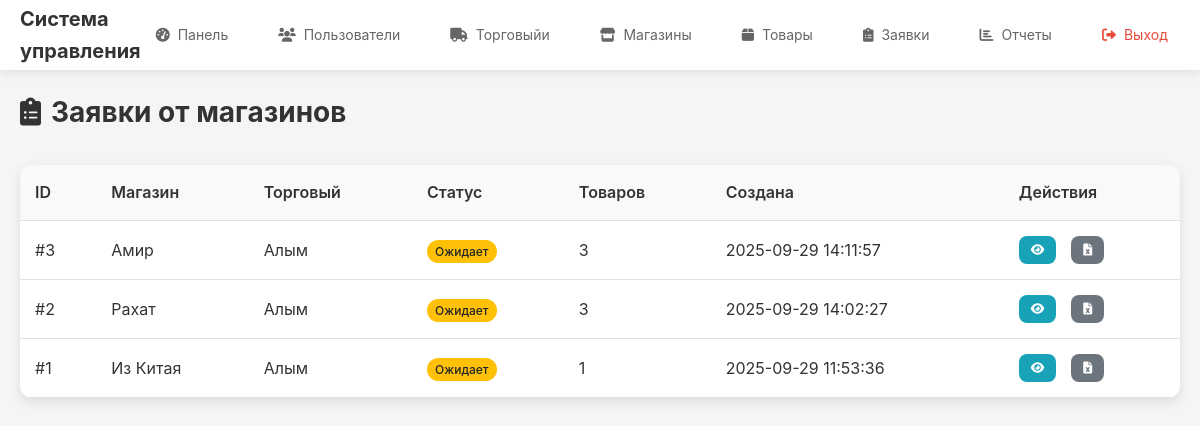
Screenshot of /admin/requests (signed in) with the database file from the repository.
### tables this page shows
CREATE TABLE requests (
            id INTEGER PRIMARY KEY AUTOINCREMENT,
            shop_id INTEGER NOT NULL,
            supplier_id INTEGER NOT NULL,
            status TEXT DEFAULT 'pending' CHECK (status IN ('pending', 'processing', 'completed')),
            created_at TIMESTAMP DEFAULT CURRENT_TIMESTAMP,
            updated_at TIMESTAMP DEFAULT CURRENT_TIMESTAMP,
            FOREIGN KEY (shop_id) REFERENCES shops (id),
            FOREIGN KEY (supplier_id) REFERENCES suppliers (id)
        );

### app/routes/admin.py (the view)
@admin_bp.route('/requests')
@login_required
@admin_required
def requests():
    db = get_db()
    requests = db.execute('''
        SELECT r.*, sh.name as shop_name, s.name as supplier_name,
               COUNT(ri.id) as items_count
        FROM requests r
        JOIN shops sh ON r.shop_id = sh.id
        JOIN suppliers s ON r.supplier_id = s.id
        LEFT JOIN request_items ri ON r.id = ri.request_id
        GROUP BY r.id
        ORDER BY r.created_at DESC
    ''').fetchall()
    return render_template('admin/requests.html', requests=requests)

### app/models.py (called while the page is built)
def get_db() -> sqlite3.Connection:
    if 'db' not in g:
        database_path = current_app.config.get('DATABASE', 'app.db')
        g.db = sqlite3.connect(database_path)
        g.db.row_factory = sqlite3.Row
    return g.db

    @staticmethod
    def get_by_id(user_id: int) -> Optional['User']:
        db = get_db()
        user = db.execute(
            'SELECT * FROM users WHERE id = ?', (user_id,)
        ).fetchone()
        if user:
            return User(
                id=user['id'],
                email=user['email'],
                password=user['password'],
                role=user['role'],
                created_at=user['created_at'],
                updated_at=user['updated_at']
            )
        return None

### app/routes/admin.py (called while the page is built)
def admin_required(f: Any) -> Any:
    @wraps(f)
    def decorated_function(*args: Any, **kwargs: Any) -> Any:
        if not current_user.is_authenticated or current_user.role != 'admin':
            flash('Доступ запрещен', 'error')
            return redirect(url_for('auth.login'))
        return f(*args, **kwargs)
    return decorated_function

### app/templates/admin/requests.html (shortened to what this page needs)
{% extends "base.html" %}
{% block content %}
<div class="content-header">
    <h1><i class="fas fa-clipboard-list"></i> Заявки от магазинов</h1>
</div>
<div class="data-table-container">
    <table class="data-table">
        <thead>
            <tr>
                <th>ID</th>
                <th>Магазин</th>
                <th>Торговый</th>
                <th>Статус</th>
                <th>Товаров</th>
                <th>Создана</th>
                <th>Действия</th>
            </tr>
        </thead>
        <tbody>
            {% for request in requests %}
            <tr>
                <td>#{{ request.id }}</td>
                <td>{{ request.shop_name }}</td>
                <td>{{ request.supplier_name }}</td>
                <td>
                    {% if request.status == 'pending' %}
                    <span class="badge" style="background-color: #ffc107; color: #212529;">Ожидает</span>
                    {% elif request.status == 'processing' %}
                    <span class="badge" style="background-color: #17a2b8; color: white;">В обработке</span>
                    {% else %}
                    <span class="badge" style="background-color: #28a745; color: white;">Завершена</span>
                    {% endif %}
                </td>
                <td>{{ request.items_count }}</td>
                <td>{{ request.created_at }}</td>
                <td>
                    <div class="action-buttons">
                        <a href="{{ url_for('admin.request_detail', request_id=request.id) }}"
                            class="btn btn-sm btn-info" title="Подробнее">
                            <i class="fas fa-eye"></i>
                        </a>
                        <a href="{{ url_for('admin.export_request', request_id=request.id) }}"
                           class="btn btn-sm btn-secondary" title="Экспорт в Excel">
                            <i class="fas fa-file-excel"></i>
                        </a>
                    </div>
                </td>
            </tr>
            {% endfor %}
        </tbody>
    </table>
</div>
{% endblock %}

### app/static/css/style.css (style rules this page uses)
* { margin: 0; padding: 0; box-sizing: border-box; }
body { font-family: -apple-system, BlinkMacSystemFont, 'Segoe UI', Roboto, sans-serif; line-height: 1.6; color: #333; background-color: #f5f5f5; }
.content-header { display: flex; justify-content: space-between; align-items: center; margin-bottom: 30px; flex-wrap: wrap; gap: 15px; }
.content-header h1 { color: #333; font-size: 28px; display: flex; align-items: center; gap: 10px; }
.action-buttons { display: flex; gap: 15px; flex-wrap: wrap; }
.btn { display: inline-flex; align-items: center; gap: 8px; padding: 12px 20px; border: none; border-radius: 8px; text-decoration: none; font-size: 14px; font-weight: 500; cursor: pointer; transition: all 0.3s ease; text-align: center; }
.btn-secondary { background-color: #6c757d; color: white; }
.btn-info { background-color: #17a2b8; color: white; }
.btn-sm { padding: 8px 12px; font-size: 12px; }
.data-table-container { background: white; border-radius: 12px; overflow: hidden; box-shadow: 0 4px 12px rgba(0, 0, 0, 0.1); }
.data-table { width: 100%; border-collapse: collapse; }
.data-table th, .data-table td { padding: 15px; text-align: left; border-bottom: 1px solid #e1e1e1; }
.data-table th { background-color: #f8f9fa; font-weight: 600; color: #333; }
.badge { padding: 4px 8px; border-radius: 12px; font-size: 12px; font-weight: 500; }

### rows the page displays
requests: id "3", shop_name "Амир", supplier_name "Алым", status "Ожидает", items_count "3", created_at "2025-09-29 14:11:57"
requests: id "2", shop_name "Рахат", supplier_name "Алым", status "Ожидает", items_count "3", created_at "2025-09-29 14:02:27"
requests: id "1", shop_name "Из Китая", supplier_name "Алым", status "Ожидает", items_count "1", created_at "2025-09-29 11:53:36"
